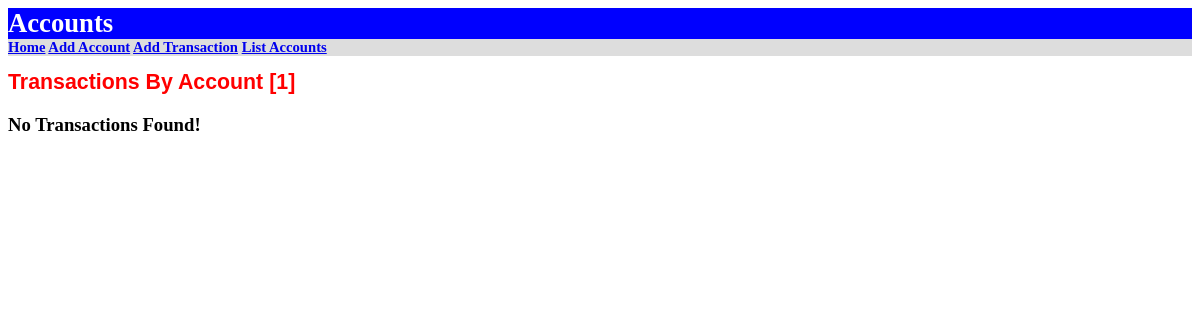
The app's page /demo/transactions/1, older data.
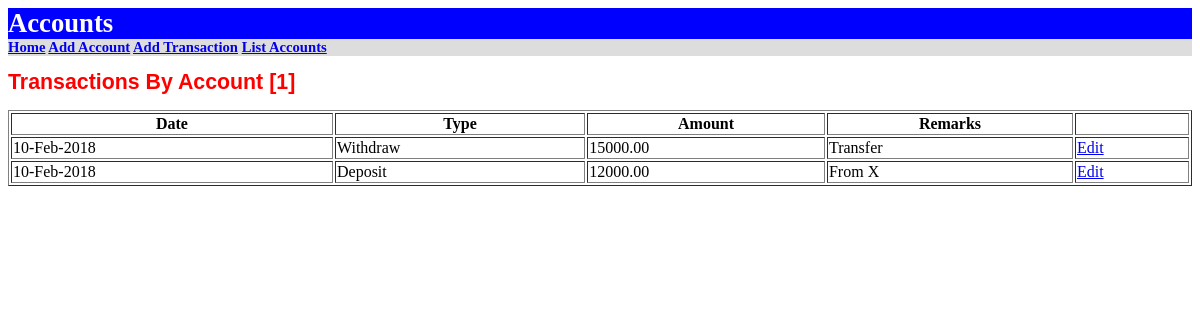
The same page, newer data.
### demo/models.py (models this page shows, shortened)
class Transaction(models.Model):
    id = models.IntegerField(primary_key=True)
    trans_amount = models.FloatField()
    trans_date = models.DateField()
    trans_type = models.CharField(max_length=1)
    trans_remarks = models.CharField(null=True, max_length=50)
    account = models.ForeignKey(Account, on_delete=models.CASCADE)

### demo/accountviews.py (the view)
# urls.py: path('transactions/<int:id>', demo.accountviews.transactions_by_account,
def transactions_by_account(request, id):
    return render(request, 'demo/transactions_by_account.html',
                  {'id': id,
                   'transactions': Transaction.objects.filter(account__id=id)})

### demo/templates/demo/transactions_by_account.html (shortened to what this page needs)
{% extends 'demo/master.html' %}
{% block content %}
<h1>Transactions By Account [{{ id }}]</h1>
{% if transactions %}
<table width="100%" border="1">
    <tr>
        <th>Date</th>
        <th>Type</th>
        <th>Amount</th>
        <th>Remarks</th>
        <th></th>
    </tr>
    {% for t in transactions %}
    <tr>
        <td> {{ t.trans_date | date:'d-M-Y' }}</td>
        <td>
             {% if t.trans_type == 'd' %}
                Deposit
             {% else %}
                Withdraw
             {% endif %}
        </td>
        <td> {{ t.trans_amount | floatformat:2 }}</td>
        <td> {{ t.trans_remarks}}</td>
        <td> <a href="/demo/edit_trans/{{t.id}}">Edit</a> </td>
    </tr>
    {% endfor %}
</table>
{% else %}
  <h3>No Transactions Found!</h3>
{% endif %}
{% endblock %}

Row changes from the older to the newer data that the page shows:
added Transaction: trans_date "10-Feb-2018", trans_type "Withdraw", trans_amount "15000.00", trans_remarks "Transfer"
added Transaction: trans_date "10-Feb-2018", trans_type "Deposit", trans_amount "12000.00", trans_remarks "From X"
Text that changed along with them:
text no longer shown: "No Transactions Found!"
text now shown: "Date Type Amount Remarks"
